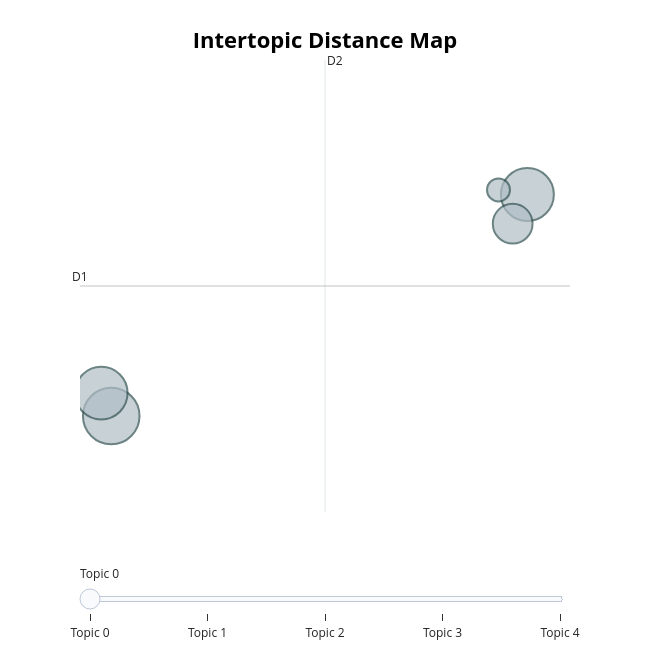

Notebook code for this chart:
### Code cell
topic_model.visualize_topics()

### Figure 1 — Plotly figure (JSON) as saved in the notebook; plotly's stock layout.template omitted (floating-point values rounded to 4 significant figures)
{"data": [{"customdata": [[0, "me | my | and | the | thy", 73], [1, "the | of | and | his | lord", 64], [2, "my | you | the | me | and", 63], [3, "the | and | of | he | their", 36], [4, "the | lord | from | us | of", 12]], "hovertemplate": "<b>Topic %{customdata[0]}</b><br>%{customdata[1]}<br>Size: %{customdata[2]}", "legendgroup": "", "marker": {"color": "#B0BEC5", "line": {"color": "DarkSlateGrey", "width": 2}, "size": [73, 64, 63, 36, 12], "sizemode": "area", "sizeref": 0.04562, "symbol": "circle"}, "mode": "markers", "name": "", "orientation": "v", "showlegend": false, "type": "scatter", "x": [-4.812, 10.36, -5.174, 9.82, 9.303], "xaxis": "x", "y": [10.15, 13.66, 10.51, 13.2, 13.73], "yaxis": "y"}], "layout": {"annotations": [{"showarrow": false, "text": "D1", "x": -5.95, "y": 12.21, "yshift": 10}, {"showarrow": false, "text": "D2", "x": 2.979, "xshift": 10, "y": 15.79}], "height": 650, "hoverlabel": {"bgcolor": "white", "font": {"family": "Rockwell", "size": 16}}, "legend": {"itemsizing": "constant", "tracegroupgap": 0}, "margin": {"t": 60}, "shapes": [{"line": {"color": "#CFD8DC", "width": 2}, "type": "line", "x0": 2.979, "x1": 2.979, "y0": 8.626, "y1": 15.79}, {"line": {"color": "#9E9E9E", "width": 2}, "type": "line", "x0": -5.95, "x1": 11.91, "y0": 12.21, "y1": 12.21}], "sliders": [{"active": 0, "pad": {"t": 50}, "steps": [{"args": [{"marker.color": [["red", "#B0BEC5", "#B0BEC5", "#B0BEC5", "#B0BEC5"]]}], "label": "Topic 0", "method": "update"}, {"args": [{"marker.color": [["#B0BEC5", "red", "#B0BEC5", "#B0BEC5", "#B0BEC5"]]}], "label": "Topic 1", "method": "update"}, {"args": [{"marker.color": [["#B0BEC5", "#B0BEC5", "red", "#B0BEC5", "#B0BEC5"]]}], "label": "Topic 2", "method": "update"}, {"args": [{"marker.color": [["#B0BEC5", "#B0BEC5", "#B0BEC5", "red", "#B0BEC5"]]}], "label": "Topic 3", "method": "update"}, {"args": [{"marker.color": [["#B0BEC5", "#B0BEC5", "#B0BEC5", "#B0BEC5", "red"]]}], "label": "Topic 4", "method": "update"}]}], "title": {"font": {"color": "Black", "size": 22}, "text": "<b>Intertopic Distance Map</b>", "x": 0.5, "xanchor": "center", "y": 0.95, "yanchor": "top"}, "width": 650, "xaxis": {"anchor": "y", "domain": [0, 1], "range": [-5.95, 11.91], "title": {"text": ""}, "visible": false}, "yaxis": {"anchor": "x", "domain": [0, 1], "range": [8.626, 15.79], "title": {"text": ""}, "visible": false}}}
